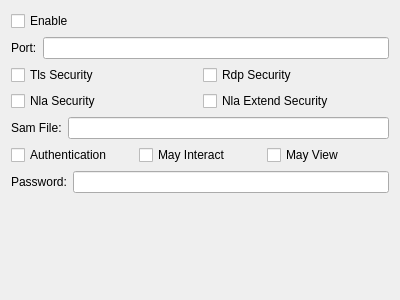
<?xml version="1.0" encoding="UTF-8"?>
<ui version="4.0">
 <class>CFrmParameterFreeRDP</class>
 <widget class="QWidget" name="CFrmParameterFreeRDP">
  <property name="geometry">
   <rect>
    <x>0</x>
    <y>0</y>
    <width>400</width>
    <height>300</height>
   </rect>
  </property>
  <property name="windowTitle">
   <string>Set FreeRDP parameters</string>
  </property>
  <layout class="QGridLayout" name="gridLayout">
   <item row="4" column="0">
    <layout class="QHBoxLayout" name="horizontalLayout_2">
     <item>
      <widget class="QLabel" name="label_2">
       <property name="text">
        <string>Sam File:</string>
       </property>
      </widget>
     </item>
     <item>
      <widget class="QLineEdit" name="leSamFile"/>
     </item>
    </layout>
   </item>
   <item row="2" column="0">
    <layout class="QHBoxLayout" name="horizontalLayout_6">
     <item>
      <widget class="QCheckBox" name="cbTlsSecurity">
       <property name="text">
        <string>Tls Security</string>
       </property>
      </widget>
     </item>
     <item>
      <widget class="QCheckBox" name="cbRdpSecurity">
       <property name="text">
        <string>Rdp Security</string>
       </property>
      </widget>
     </item>
    </layout>
   </item>
   <item row="0" column="0">
    <widget class="QCheckBox" name="cbEnable">
     <property name="text">
      <string>Enable</string>
     </property>
    </widget>
   </item>
   <item row="3" column="0">
    <layout class="QHBoxLayout" name="horizontalLayout_3">
     <item>
      <widget class="QCheckBox" name="cbNlaSecurity">
       <property name="text">
        <string>Nla Security</string>
       </property>
      </widget>
     </item>
     <item>
      <widget class="QCheckBox" name="cbNlaExtSecurity">
       <property name="text">
        <string>Nla Extend Security</string>
       </property>
      </widget>
     </item>
    </layout>
   </item>
   <item row="6" column="0">
    <layout class="QHBoxLayout" name="horizontalLayout_4">
     <item>
      <widget class="QLabel" name="label_3">
       <property name="text">
        <string>Password:</string>
       </property>
      </widget>
     </item>
     <item>
      <widget class="QLineEdit" name="lePassword">
       <property name="echoMode">
        <enum>QLineEdit::Password</enum>
       </property>
      </widget>
     </item>
    </layout>
   </item>
   <item row="1" column="0">
    <layout class="QHBoxLayout" name="horizontalLayout">
     <item>
      <widget class="QLabel" name="label">
       <property name="text">
        <string>Port:</string>
       </property>
      </widget>
     </item>
     <item>
      <widget class="QLineEdit" name="lePort"/>
     </item>
    </layout>
   </item>
   <item row="5" column="0">
    <layout class="QHBoxLayout" name="horizontalLayout_5">
     <item>
      <widget class="QCheckBox" name="cbAuthentication">
       <property name="text">
        <string>Authentication</string>
       </property>
      </widget>
     </item>
     <item>
      <widget class="QCheckBox" name="cbMayInteract">
       <property name="text">
        <string>May Interact</string>
       </property>
      </widget>
     </item>
     <item>
      <widget class="QCheckBox" name="cbMayView">
       <property name="text">
        <string>May View</string>
       </property>
      </widget>
     </item>
    </layout>
   </item>
   <item row="7" column="0">
    <spacer name="verticalSpacer">
     <property name="orientation">
      <enum>Qt::Vertical</enum>
     </property>
     <property name="sizeHint" stdset="0">
      <size>
       <width>20</width>
       <height>40</height>
      </size>
     </property>
    </spacer>
   </item>
  </layout>
 </widget>
 <resources/>
 <connections/>
</ui>
